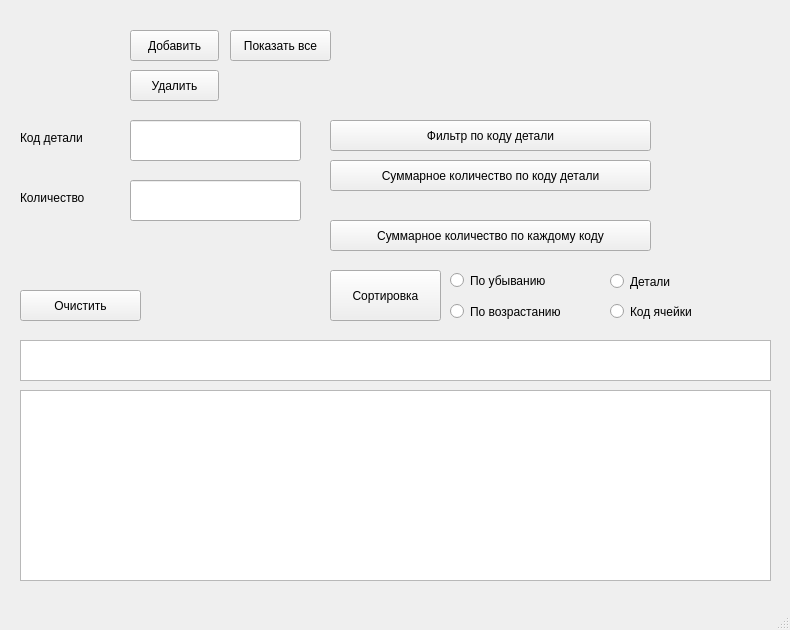
<?xml version="1.0" encoding="UTF-8"?>
<ui version="4.0">
 <class>MainWindow</class>
 <widget class="QMainWindow" name="MainWindow">
  <property name="geometry">
   <rect>
    <x>0</x>
    <y>0</y>
    <width>790</width>
    <height>630</height>
   </rect>
  </property>
  <property name="windowTitle">
   <string>MainWindow</string>
  </property>
  <widget class="QWidget" name="centralwidget">
   <widget class="QTableView" name="tableView">
    <property name="geometry">
     <rect>
      <x>20</x>
      <y>390</y>
      <width>751</width>
      <height>191</height>
     </rect>
    </property>
   </widget>
   <widget class="QPushButton" name="pushButton_add">
    <property name="geometry">
     <rect>
      <x>130</x>
      <y>30</y>
      <width>89</width>
      <height>31</height>
     </rect>
    </property>
    <property name="text">
     <string>Добавить</string>
    </property>
   </widget>
   <widget class="QPushButton" name="pushButton_delete">
    <property name="geometry">
     <rect>
      <x>130</x>
      <y>70</y>
      <width>89</width>
      <height>31</height>
     </rect>
    </property>
    <property name="text">
     <string>Удалить</string>
    </property>
   </widget>
   <widget class="QPushButton" name="pushButton_show">
    <property name="geometry">
     <rect>
      <x>230</x>
      <y>30</y>
      <width>101</width>
      <height>31</height>
     </rect>
    </property>
    <property name="text">
     <string>Показать все</string>
    </property>
   </widget>
   <widget class="QLineEdit" name="lineEdit">
    <property name="geometry">
     <rect>
      <x>130</x>
      <y>120</y>
      <width>171</width>
      <height>41</height>
     </rect>
    </property>
   </widget>
   <widget class="QLineEdit" name="lineEdit_2">
    <property name="geometry">
     <rect>
      <x>130</x>
      <y>180</y>
      <width>171</width>
      <height>41</height>
     </rect>
    </property>
   </widget>
   <widget class="QPushButton" name="pushButton_clear">
    <property name="geometry">
     <rect>
      <x>20</x>
      <y>290</y>
      <width>121</width>
      <height>31</height>
     </rect>
    </property>
    <property name="text">
     <string>Очистить</string>
    </property>
   </widget>
   <widget class="QListWidget" name="listWidget">
    <property name="geometry">
     <rect>
      <x>20</x>
      <y>340</y>
      <width>751</width>
      <height>41</height>
     </rect>
    </property>
   </widget>
   <widget class="QLabel" name="label">
    <property name="geometry">
     <rect>
      <x>20</x>
      <y>130</y>
      <width>101</width>
      <height>16</height>
     </rect>
    </property>
    <property name="text">
     <string>Код детали</string>
    </property>
   </widget>
   <widget class="QLabel" name="label_2">
    <property name="geometry">
     <rect>
      <x>20</x>
      <y>190</y>
      <width>91</width>
      <height>16</height>
     </rect>
    </property>
    <property name="text">
     <string>Количество</string>
    </property>
   </widget>
   <widget class="QPushButton" name="pushButton_1">
    <property name="geometry">
     <rect>
      <x>330</x>
      <y>120</y>
      <width>321</width>
      <height>31</height>
     </rect>
    </property>
    <property name="text">
     <string>Фильтр по коду детали</string>
    </property>
   </widget>
   <widget class="QPushButton" name="pushButton_2">
    <property name="geometry">
     <rect>
      <x>330</x>
      <y>160</y>
      <width>321</width>
      <height>31</height>
     </rect>
    </property>
    <property name="text">
     <string>Суммарное количество по коду детали</string>
    </property>
   </widget>
   <widget class="QPushButton" name="pushButton_4">
    <property name="geometry">
     <rect>
      <x>330</x>
      <y>220</y>
      <width>321</width>
      <height>31</height>
     </rect>
    </property>
    <property name="text">
     <string>Суммарное количество по каждому коду</string>
    </property>
   </widget>
   <widget class="QPushButton" name="pushButton_5">
    <property name="geometry">
     <rect>
      <x>330</x>
      <y>270</y>
      <width>111</width>
      <height>51</height>
     </rect>
    </property>
    <property name="text">
     <string>Сортировка</string>
    </property>
   </widget>
   <widget class="QRadioButton" name="radioButton">
    <property name="geometry">
     <rect>
      <x>610</x>
      <y>270</y>
      <width>112</width>
      <height>23</height>
     </rect>
    </property>
    <property name="text">
     <string>Детали</string>
    </property>
    <attribute name="buttonGroup">
     <string notr="true">buttonGroup</string>
    </attribute>
   </widget>
   <widget class="QRadioButton" name="radioButton_2">
    <property name="geometry">
     <rect>
      <x>610</x>
      <y>300</y>
      <width>131</width>
      <height>23</height>
     </rect>
    </property>
    <property name="text">
     <string>Код ячейки</string>
    </property>
    <attribute name="buttonGroup">
     <string notr="true">buttonGroup</string>
    </attribute>
   </widget>
   <widget class="QRadioButton" name="radioButton_3">
    <property name="geometry">
     <rect>
      <x>450</x>
      <y>270</y>
      <width>121</width>
      <height>21</height>
     </rect>
    </property>
    <property name="text">
     <string>По убыванию</string>
    </property>
    <attribute name="buttonGroup">
     <string notr="true">buttonGroup_2</string>
    </attribute>
   </widget>
   <widget class="QRadioButton" name="radioButton_4">
    <property name="geometry">
     <rect>
      <x>450</x>
      <y>300</y>
      <width>141</width>
      <height>23</height>
     </rect>
    </property>
    <property name="text">
     <string>По возрастанию</string>
    </property>
    <attribute name="buttonGroup">
     <string notr="true">buttonGroup_2</string>
    </attribute>
   </widget>
  </widget>
  <widget class="QMenuBar" name="menubar">
   <property name="geometry">
    <rect>
     <x>0</x>
     <y>0</y>
     <width>790</width>
     <height>22</height>
    </rect>
   </property>
  </widget>
  <widget class="QStatusBar" name="statusbar"/>
 </widget>
 <resources/>
 <connections/>
 <buttongroups>
  <buttongroup name="buttonGroup"/>
  <buttongroup name="buttonGroup_2"/>
 </buttongroups>
</ui>
